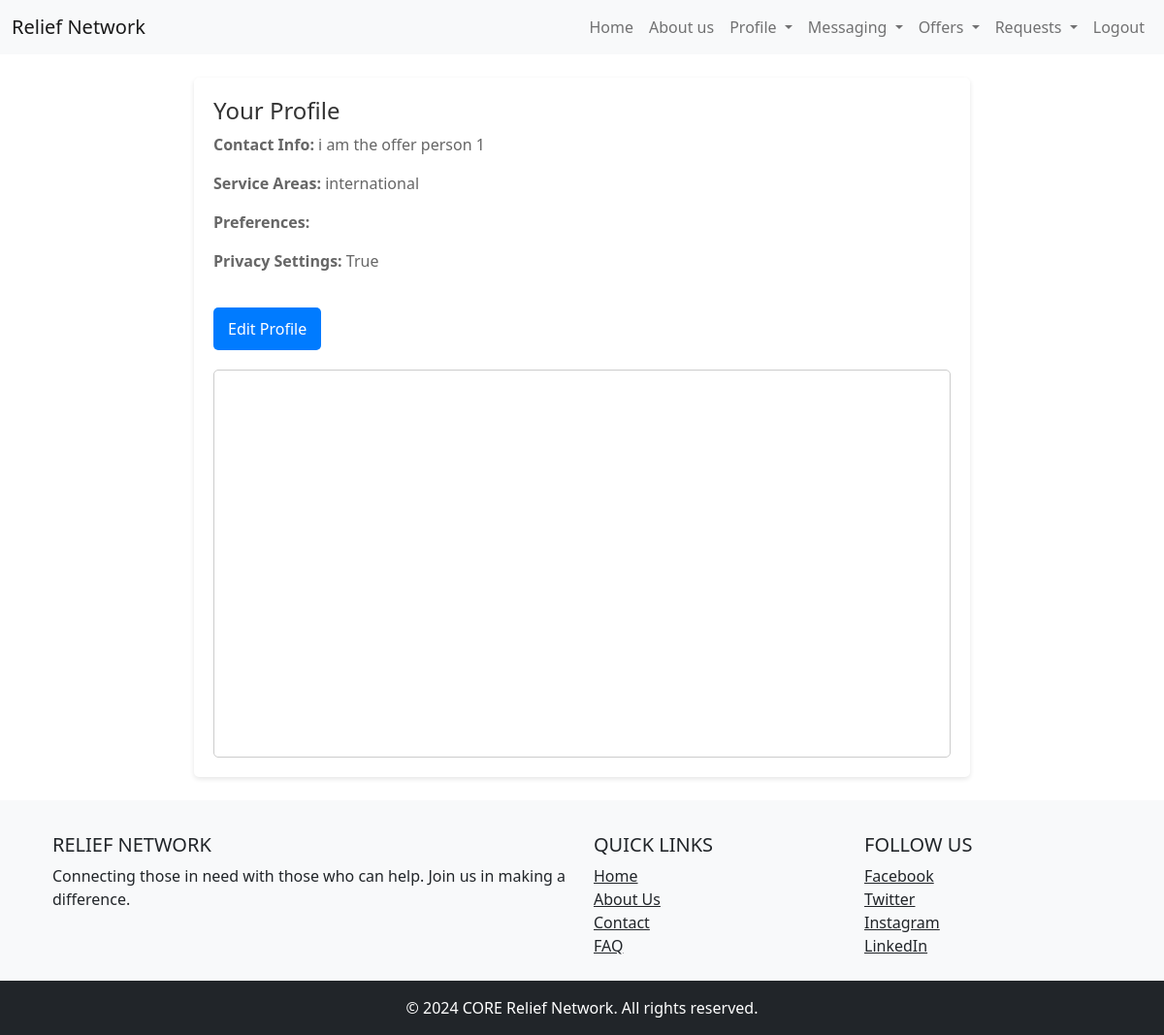
The app's page /profile/ (signed in) with its own data.
### accounts/models.py (models this page shows, shortened)
class Profile(models.Model):
    user = models.OneToOneField(User, on_delete=models.CASCADE)
    contact_info = models.TextField(blank=True)
    service_areas = models.CharField(max_length=255, blank=True)
    preferences = models.TextField(blank=True)
    privacy_settings = models.BooleanField(default=True)
    latitude = models.FloatField(null=True, blank=True)# latitude and longitude are used to store the user's location
    longitude = models.FloatField(null=True, blank=True)

### accounts/views.py (the view)
# urls.py: path('profile/', accounts_views.profile_view, name='profile_view'),
@login_required
def profile_view(request):
    profile = request.user.profile
    return render(request, 'profile_view.html', {'profile': profile})

### accounts/templates/profile_view.html (shortened to what this page needs)
{% extends 'base.html' %}
{% block content %}
{% load static %}
<link rel="stylesheet" type="text/css" href="{% static 'css/profile_view.css' %}">
<div class="profile-container">
    <h2>Your Profile</h2>
    <p><strong>Contact Info:</strong> {{ profile.contact_info }}</p>
    <p><strong>Service Areas:</strong> {{ profile.service_areas }}</p>
    <p><strong>Preferences:</strong> {{ profile.preferences }}</p>
    <p><strong>Privacy Settings:</strong> {{ profile.privacy_settings }}</p>
    <a href="{% url 'profile_edit' %}" class="edit-link">Edit Profile</a>
    <div id="map" style="height:400px;width:100%;margin-top:20px;"></div>
</div>
{% endblock %}

### static/css/base.css (style rules this page uses)
html, body { height: 100%; margin: 0; display: flex; flex-direction: column; }

### static/css/profile_view.css (style rules this page uses)
.profile-container { max-width: 800px; margin: auto; padding: 20px; background: #fff; box-shadow: 0 2px 5px rgba(0,0,0,0.1); border-radius: 5px; }
.profile-container h2 { color: #333; font-size: 24px; }
.profile-container p { font-size: 16px; color: #666; line-height: 1.5; }
.edit-link { display: inline-block; margin-top: 20px; padding: 10px 15px; background-color: #007bff; color: white; text-decoration: none; border-radius: 5px; }
#map { margin-top: 20px; border: 1px solid #ccc; border-radius: 5px; }

### records on screen
Profile: contact_info "i am the offer person 1", service_areas "international", privacy_settings "True"
